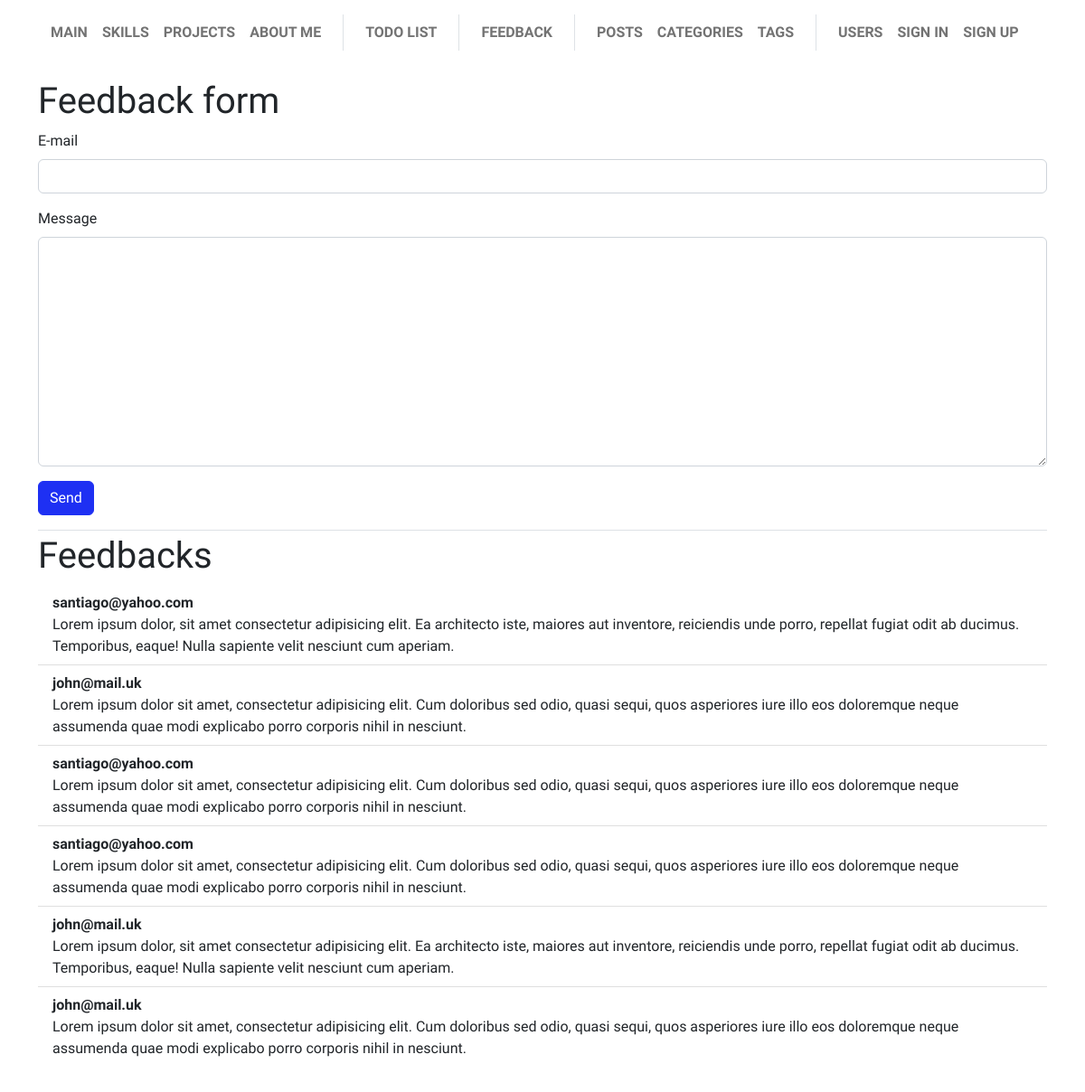
The page /feedback/ on the database its author committed.
### app/feedback/models.py (models this page shows)
class FeedBack(db.Model):
    __tablename__ = "feedback"
    id = Column(Integer, primary_key=True)
    email = Column(String(256), nullable=False)
    message = Column(String(768), nullable=True)

### app/feedback/views.py (the view, shortened to what this page needs)
@feedback_blueprint.route('/', methods=["GET", "POST"])
def index():
    form = FeedBackForm()
    feedbacks_list = FeedBack.query.all()
    return render_template("feedback/index.html", form=form, feedbacks_list=feedbacks_list)

### app/feedback/forms.py
class FeedBackForm(FlaskForm):
    email = EmailField("E-mail",
                       validators=[
                           Length(max=256),
                           Email(message="Incorrect e-mail"),
                           DataRequired(message="E-mail is required"),
                       ])
    message = TextAreaField("Message",
                            validators=[
                                Length(max=768),
                                DataRequired(message="Feedback message is required"),
                            ])
    submit = SubmitField("Send")

### app/base/menu.py (called while the page is built)
@base_blueprint.app_context_processor
def inject_menu():
    return dict(menu=__menu__.__iter__(), menu_separator=__separator__)

    @property
    def url(self):
        return url_for(self.endpoint)

    @property
    def visible(self):
        return not self.visibility_lambda or self.visibility_lambda()

### app/feedback/templates/feedback/index.html (shortened to what this page needs)
{% extends "base/base.html" %}
{% from "base/macros.html" import render_field, render_text_input_horizontal %}
{% block page_body %}
<h1>Feedback form</h1>
<form method="POST" novalidate>
    {{ render_field(form.email) }}
    {{ render_field(form.message) }}
    {{ render_field(form.submit) }}
</form>
{% if feedbacks_list.__len__() > 0 %}
<h1 class="pt-1 mt-3 border-top">Feedbacks</h1>
<ul class="list-group list-group-flush mb-5">
    {% for feedback in feedbacks_list %}
    <li class="list-group-item">
        <span class="fw-bolder"> {{ feedback["email"] }} </span>
        <br/>
        <span> {{ feedback["message"] }} </span>
    </li>
    {% endfor%}
</ul>
{% endif %}
{% endblock %}

### rows shown on the page
FeedBack: email "santiago@yahoo.com", message "Lorem ipsum dolor, sit amet consectetur adipisicing elit. Ea architecto iste, maiores aut inventore, reiciendis unde porro, repellat fugiat odit ab ducimus. Temporibus, eaque! Nulla sapiente velit nesciunt cum aperiam."
FeedBack: email "john@mail.uk", message "Lorem ipsum dolor sit amet, consectetur adipisicing elit. Cum doloribus sed odio, quasi sequi, quos asperiores iure illo eos doloremque neque assumenda quae modi explicabo porro corporis nihil in nesciunt."
FeedBack: email "santiago@yahoo.com", message "Lorem ipsum dolor sit amet, consectetur adipisicing elit. Cum doloribus sed odio, quasi sequi, quos asperiores iure illo eos doloremque neque assumenda quae modi explicabo porro corporis nihil in nesciunt."
FeedBack: email "santiago@yahoo.com", message "Lorem ipsum dolor sit amet, consectetur adipisicing elit. Cum doloribus sed odio, quasi sequi, quos asperiores iure illo eos doloremque neque assumenda quae modi explicabo porro corporis nihil in nesciunt."
FeedBack: email "john@mail.uk", message "Lorem ipsum dolor, sit amet consectetur adipisicing elit. Ea architecto iste, maiores aut inventore, reiciendis unde porro, repellat fugiat odit ab ducimus. Temporibus, eaque! Nulla sapiente velit nesciunt cum aperiam."
FeedBack: email "john@mail.uk", message "Lorem ipsum dolor sit amet, consectetur adipisicing elit. Cum doloribus sed odio, quasi sequi, quos asperiores iure illo eos doloremque neque assumenda quae modi explicabo porro corporis nihil in nesciunt."

### other values the page prints
{{ item.name | upper }} "MAIN" "SKILLS" "PROJECTS" "ABOUT ME" "TODO LIST" "FEEDBACK" "POSTS" "CATEGORIES" "TAGS" "USERS" "SIGN IN" "SIGN UP"
{{ field.label.text }} "E-mail"
{{ field.label.text }} "Message"
